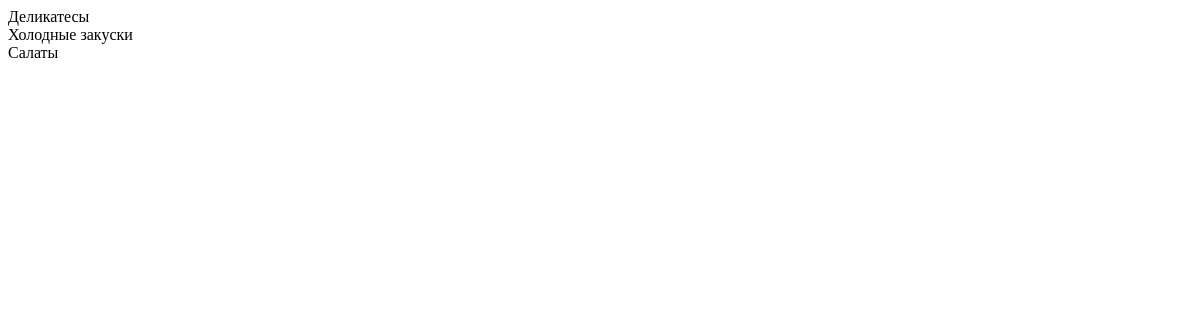
The page /categorys on the database as committed earlier.
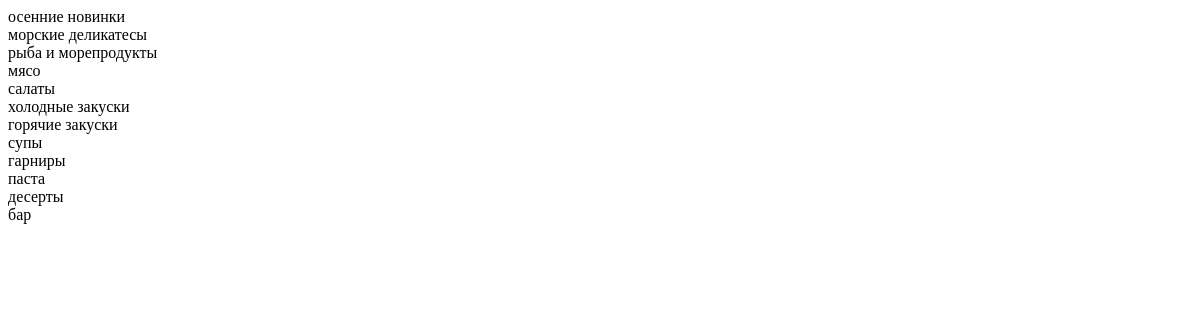
The same page on the database as committed later.
### tables this page shows
CREATE TABLE Category (id INTEGER PRIMARY KEY UNIQUE NOT NULL, NameCat TEXT UNIQUE NOT NULL);

### app.py (the view)
@app.route("/categorys")
def categorys():
    categorys = db.select_category()
    return render_template('categorys.html',categorys = categorys)

### db/database.py (called while the page is built)
    def get_db_connection(self):
        conn = sqlite3.connect(self.database_name)
        conn.row_factory = sqlite3.Row
        return conn

    def select_category(self):
        result = []
        with self.get_db_connection() as conn:
            cur = conn.cursor()
            cur.execute(select_category)
            rows = cur.fetchall()
            for row in rows:
                result.append(row[0])
            return result

### templates/Categorys.html (shortened to what this page needs)
<!DOCTYPE html>
<html lang="en">
<head>
</head>
<body>
    {% for cat in categorys %}
    <div>{{cat}}</div>
    {% endfor %}
</body>
</html>

Rows that differ between the two databases and show on the page:
changed Category: NameCat "Деликатесы" → "осенние новинки"
changed Category: NameCat "Холодные закуски" → "морские деликатесы"
changed Category: NameCat "Салаты" → "рыба и морепродукты"
added Category: NameCat "мясо"
added Category: NameCat "салаты"
added Category: NameCat "холодные закуски"
added Category: NameCat "горячие закуски"
added Category: NameCat "супы"
added Category: NameCat "гарниры"
added Category: NameCat "паста"
added Category: NameCat "десерты"
added Category: NameCat "бар"
